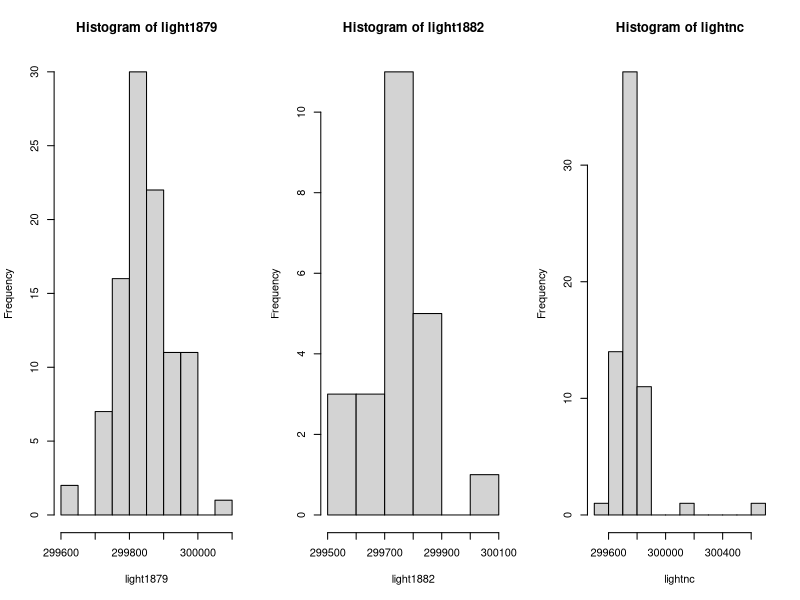
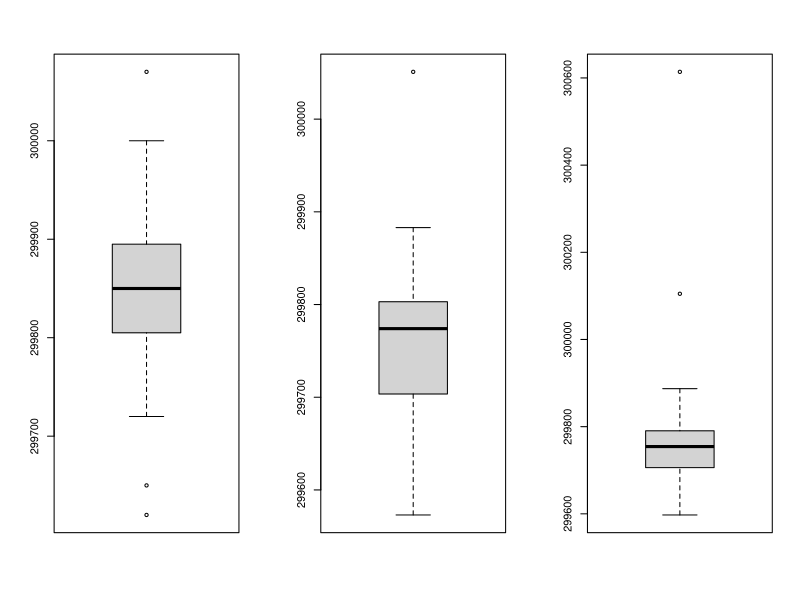
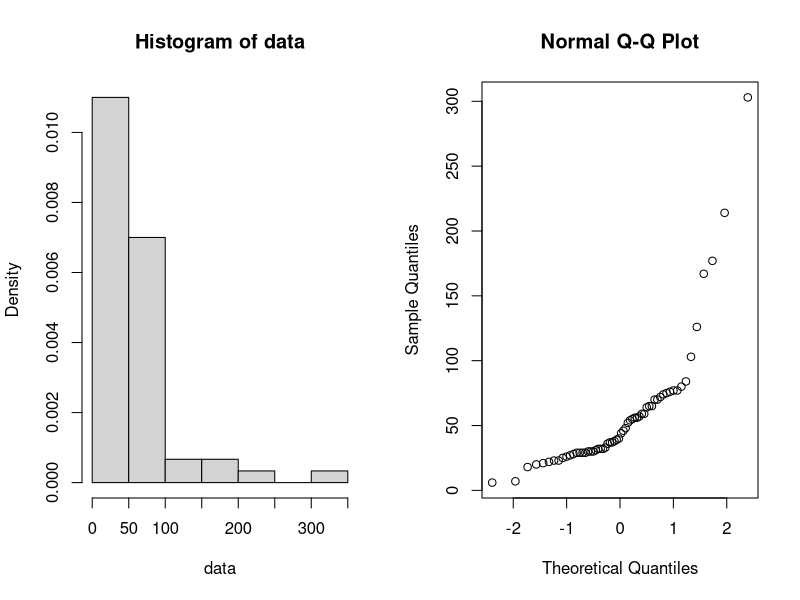
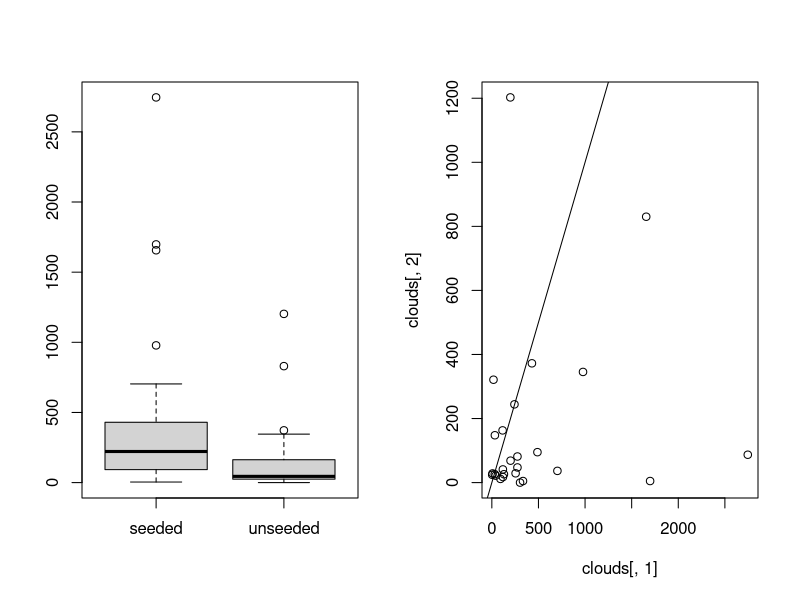
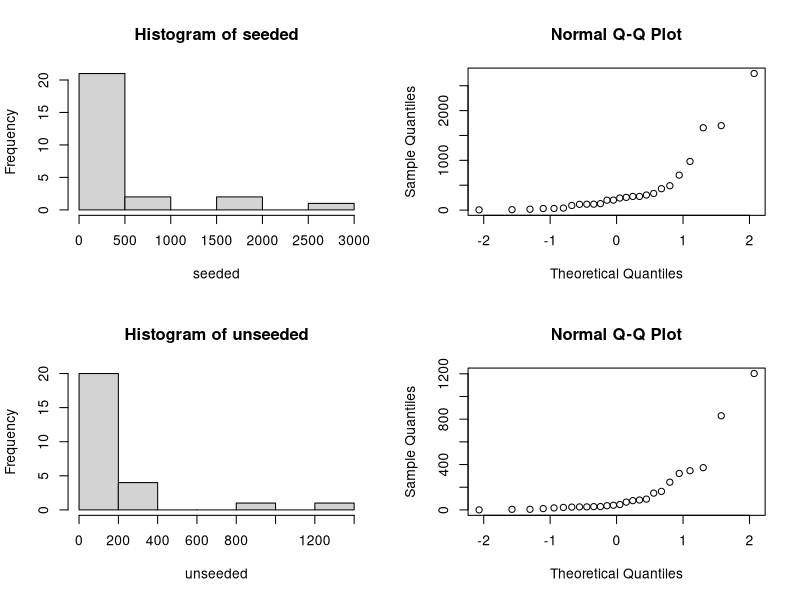
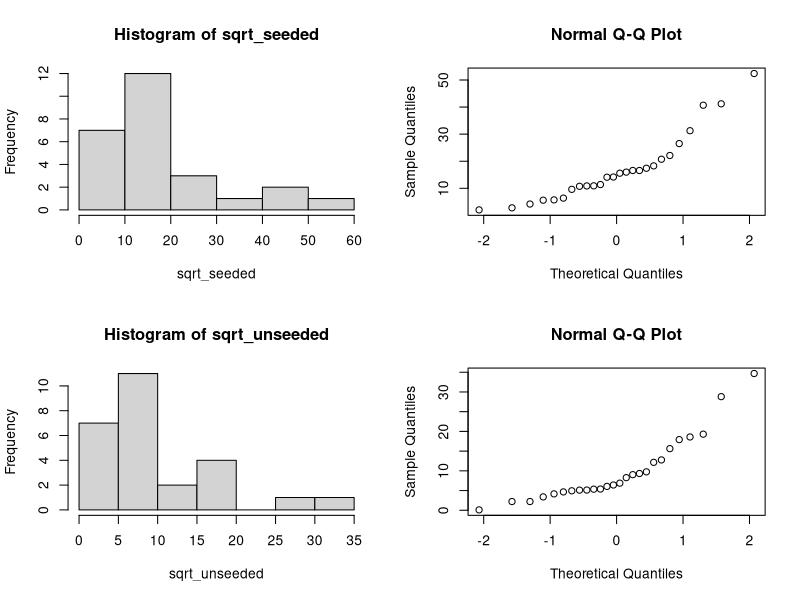
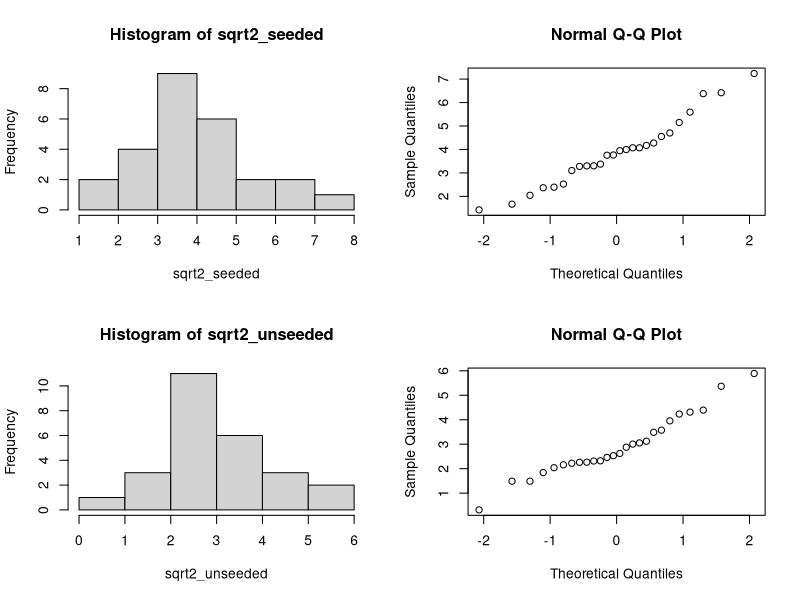
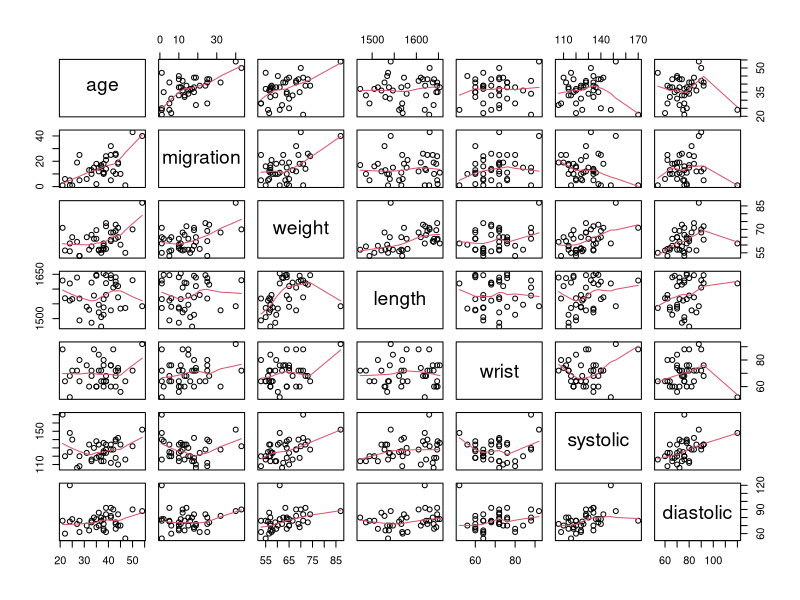

The R script that drew these images, in order:
## ---- chunk 1
library(knitr)
## ---- chunk 2
data = read.table("telephone.txt", header=TRUE)
data = data[,1]

seqconst = seq(0.01,0.1,0.001)
constindex = 1
parr = numeric(length(seqconst))

x=seq(0,max(data),length=1000)

t_stat = median(data)
B = 1000
tstar = numeric(B)
n = length(data)
## ---- chunk 3

for(j in seqconst){
  for(i in 1:B){
    xstar = rexp(n,j)
    tstar[i] = median(xstar)
  }
  
  pl = sum(tstar<t_stat)/B
  pr=sum(tstar>t_stat)/B
  p = 2*min(pl,pr)
  parr[constindex] = p
  constindex = constindex+1
}

seqconst[parr>0.05]
## ---- chunk 4
light1879 = scan("light1879.txt")
light1882 = scan("light1882.txt")
lightnc = scan("light.txt")

light1879 = light1879 + 299000
light1882 = light1882 + 299000
lightnc = 7442000 / (lightnc / 1000 + 24.8)
## ---- chunk 5
par(mfrow = c(1, 3))
hist(light1879)
hist(light1882)
hist(lightnc)

boxplot(light1879)
boxplot(light1882)
boxplot(lightnc)
## ---- chunk 6
error1 = qnorm(0.975) * sd(light1879) / sqrt(length(light1879))
T1 = mean(light1879)
c(T1 - error1, T1 + error1)

error2 = qnorm(0.975) * sd(light1882) / sqrt(length(light1882))
T2 = mean(light1882)
c(T2 - error2, T2 + error2)
## ---- chunk 7
B = 1000
Tstar = numeric(B)
for (i in 1:B) {
  Xstar = sample(lightnc, replace = TRUE)
  Tstar[i] = mean(Xstar)
}
Tstar25 = quantile(Tstar, 0.025)
Tstar975 = quantile(Tstar, 0.975)

T3 = mean(lightnc)
c(2 * T3 - Tstar975, 2 * T3 - Tstar25)
## ---- chunk 8
data = scan("klm.txt")
par(mfrow=c(1,2))
hist(data, prob=T)
qqnorm(data)
## ---- chunk 9
# m0 = 31 - expected median duration
m0 = 31
ns = sum(data <= m0) #number of successes
nt = length(data) #number of trials
result = binom.test(ns,nt,p=0.5) # p=0.5 - we consider median duration (N/2)
result
p = result[[3]]
p
## ---- chunk 10
ns2 = sum(data > 72); # amount of deliveries that exceeded 72 days
result = binom.test(ns2,nt,p=0.1) # p=0.1 - we consider that at most 10% of data is successfull
result
p = result[[3]]
p
## ---- chunk 11
clouds = read.table("clouds.txt",header=TRUE)
par(mfrow=c(1,2))
boxplot(clouds[,1],clouds[,2],names=c("seeded","unseeded"))
plot(clouds[,1],clouds[,2])
abline(0,1)

seeded = clouds[,1]
unseeded = clouds[,2]
## ---- chunk 12
cor.test(seeded,unseeded,method="spearman")
## ---- chunk 13
par(mfrow=c(2,2))
hist(seeded)
qqnorm(seeded)
hist(unseeded)
qqnorm(unseeded)
## ---- chunk 14
t.test(seeded,unseeded)
## ---- chunk 15
wilcox.test(seeded,unseeded)
## ---- chunk 16
ks.test(seeded,unseeded)
## ---- chunk 17
sqrt_seeded = sqrt(seeded)
sqrt_unseeded = sqrt(unseeded)

par(mfrow=c(2,2))
hist(sqrt_seeded)
qqnorm(sqrt_seeded)
hist(sqrt_unseeded)
qqnorm(sqrt_unseeded)
## ---- chunk 18
t.test(sqrt_seeded,sqrt_unseeded)
## ---- chunk 19
wilcox.test(sqrt_seeded,sqrt_unseeded)
## ---- chunk 20
ks.test(sqrt_seeded,sqrt_unseeded)
## ---- chunk 21
sqrt2_seeded = sqrt(sqrt(seeded))
sqrt2_unseeded = sqrt(sqrt(unseeded))

par(mfrow=c(2,2))
hist(sqrt2_seeded)
qqnorm(sqrt2_seeded)
hist(sqrt2_unseeded)
qqnorm(sqrt2_unseeded)
## ---- chunk 22
t.test(sqrt2_seeded,sqrt2_unseeded)
## ---- chunk 23
wilcox.test(sqrt2_seeded,sqrt2_unseeded)
## ---- chunk 24
ks.test(sqrt2_seeded,sqrt2_unseeded)
## ---- chunk 25
peruvians = read.csv(file = "peruvians.txt", header = TRUE, sep = " ")
peruvians = peruvians[, -c(5, 6, 7)]

pairs(peruvians, panel=panel.smooth)
## ---- chunk 26
attach(peruvians)
variables = c("age", "weight", "length", "wrist", "systolic", "diastolic")

corr = numeric(length(variables))
corr[1] = cor.test(age, migration, method = "spearman")[[4]]
corr[2] = cor.test(weight, migration, method = "spearman")[[4]]
corr[3] = cor.test(length, migration, method = "spearman")[[4]]
corr[4] = cor.test(wrist, migration, method = "spearman")[[4]]
corr[5] = cor.test(systolic, migration, method = "spearman")[[4]]
corr[6] = cor.test(diastolic, migration, method = "spearman")[[4]]
detach(peruvians)

tbl = matrix(c(variables, corr), ncol = 2)
kable(tbl, col.names = c("variable", "correlation"))
## ---- chunk 27
data = read.table("run.txt", header=TRUE)
before = data[,1]
after = data[,2]
soft_d_before = before[1:12]
soft_d_after = after[1:12]
energy_d_before = before[13:24]
energy_d_after = after[13:24]
## ---- chunk 28
#Q2
#test difference in speed before and after soft drink
t.test(soft_d_before, soft_d_after, paired=TRUE)

#test difference in speed before and after energy drink
t.test(energy_d_before, energy_d_after, paired=TRUE)
## ---- chunk 29
tstat = function(x,y){mean(x-y)}
B = 1000
tstar = numeric(B)
for(i in 1:B){
  tempstar = t(apply(cbind(before,after), 1, sample))
  tstar[i] = tstat(tempstar[,1], tempstar[,2])
}

 myt= tstat(before, after)
 hist(tstar)
 pl=sum(tstar<myt)/B
 pr=sum(tstar>myt)/B
 p=2*min(pl,pr)
 p 
